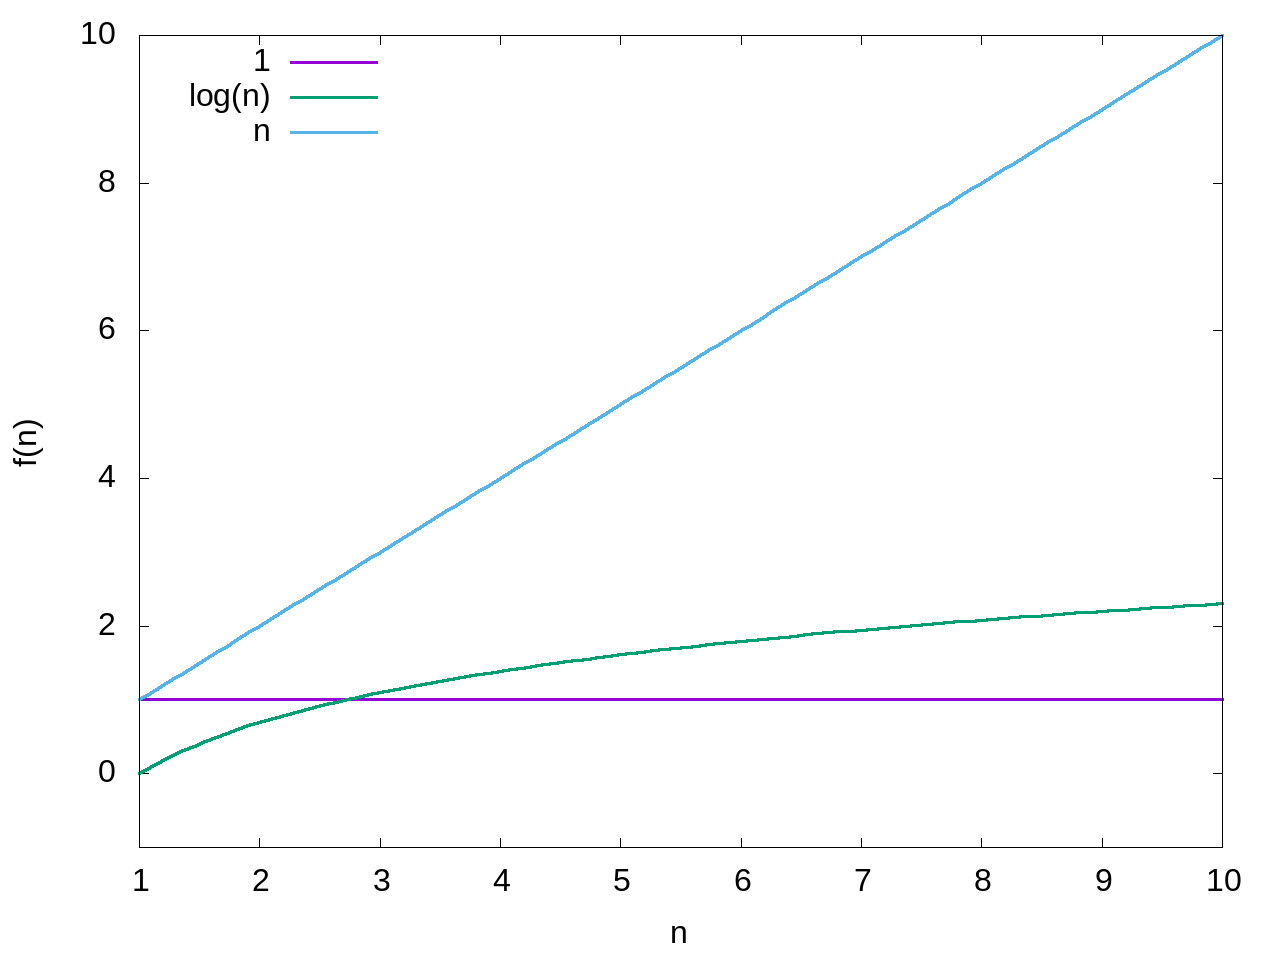

Reproduce this figure in gnuplot.
set terminal jpeg enhanced size 1280,960 font "arial,24.0"
set output "grupo1.jpg"
set key top left
set xlabel "n"
set ylabel "f(n)"
plot [n=1:10][-1:10] 1      with lines lw 3 lt 1 title "1", \
                     log(n) with lines lw 3 lt 2 title "log(n)", \
                     n      with lines lw 3 lt 3 title "n"
